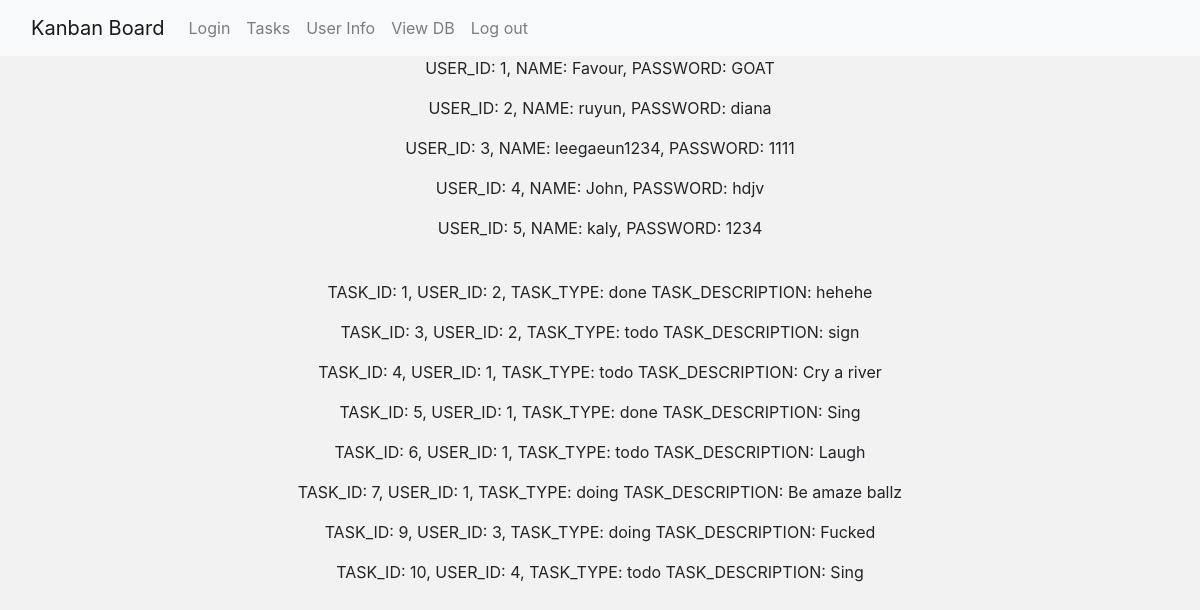
Page /view (signed in) on the committed database.
### app.py (models this page shows, shortened)
class Users(db.Model):
    user_id = db.Column(db.Integer, primary_key = True)
    user_name = db.Column(db.String(100))
    password = db.Column(db.String(100))

class Tasks(db.Model):
    task_id = db.Column(db.Integer, primary_key = True)
    user_id = db.Column(db.Integer)
    task_type = db.Column(db.String(100))
    task_description = db.Column(db.String(100))

### app.py (the view)
@app.route("/view")
def view_db():
    if "user_name" in session:
        if session["user_name"] == "Favour" and session["password"] == "GOAT":
            all_users = Users.query.all()
            all_tasks = Tasks.query.all()
            return render_template("view.html", all_users = all_users, all_tasks = all_tasks)
        else:
            flash("Only the GOAT can view this page")
            return redirect(url_for("tasks"))
    else:
        flash("You need to log in!")
        return redirect(url_for("login"))

### templates/view.html (shortened to what this page needs)
{% extends "base.html" %}
{% block body %}
    {% for user in all_users %}
        <p>USER_ID: {{user.user_id}}, NAME: {{user.user_name}}, PASSWORD: {{user.password}}</p>
    {% endfor %}
    <br>
    {% for task in all_tasks %}
        <p>TASK_ID: {{task.task_id}}, USER_ID: {{task.user_id}}, TASK_TYPE: {{task.task_type}} TASK_DESCRIPTION: {{task.task_description}}</p>
    {% endfor %}
{% endblock %}

### templates/base.html (shortened to what this page needs)
<!doctype html>
<html>
    <head>
    </head>
    <body>
        <nav class="navbar navbar-expand-lg navbar-light bg-light">
          <div class="container-fluid">
            <a class="navbar-brand" href="/welcome">Kanban Board</a>
            <div class="collapse navbar-collapse" id="navbarSupportedContent">
              <ul class="navbar-nav me-auto mb-2 mb-lg-0">
                <li class="nav-item">
                  <a class="nav-link" href="/">Login</a>
                </li>
                <li class="nav-item">
                  <a class="nav-link" href="/tasks">Tasks</a>
                </li>
                <li class="nav-item">
                  <a class="nav-link" href="/user_info">User Info</a>
                </li>
                <li class="nav-item">
                  <a class="nav-link" href="/view">View DB</a>
                </li>
                <li class="nav-item">
                  <a class="nav-link" href="/logout">Log out</a>
                </li>
              </ul>
            </div>
          </div>
        </nav>
        <link rel="stylesheet" href="https://cdn.jsdelivr.net/npm/bootstrap@4.3.1/dist/css/bootstrap.min.css">
        {% block body %}{% endblock %}
    </body>
</html>

### rows in the picture
Users: user_id "1", user_name "Favour", password "GOAT"
Users: user_id "2", user_name "ruyun", password "diana"
Users: user_id "3", user_name "leegaeun1234", password "1111"
Users: user_id "4", user_name "John", password "hdjv"
Users: user_id "5", user_name "kaly", password "1234"
Tasks: task_id "1", user_id "2", task_type "done", task_description "hehehe"
Tasks: task_id "3", user_id "2", task_type "todo", task_description "sign"
Tasks: task_id "4", user_id "1", task_type "todo", task_description "Cry a river"
Tasks: task_id "5", user_id "1", task_type "done", task_description "Sing"
Tasks: task_id "6", user_id "1", task_type "todo", task_description "Laugh"
Tasks: task_id "7", user_id "1", task_type "doing", task_description "Be amaze ballz"
Tasks: task_id "9", user_id "3", task_type "doing", task_description "Fucked"
Tasks: task_id "10", user_id "4", task_type "todo", task_description "Sing"
